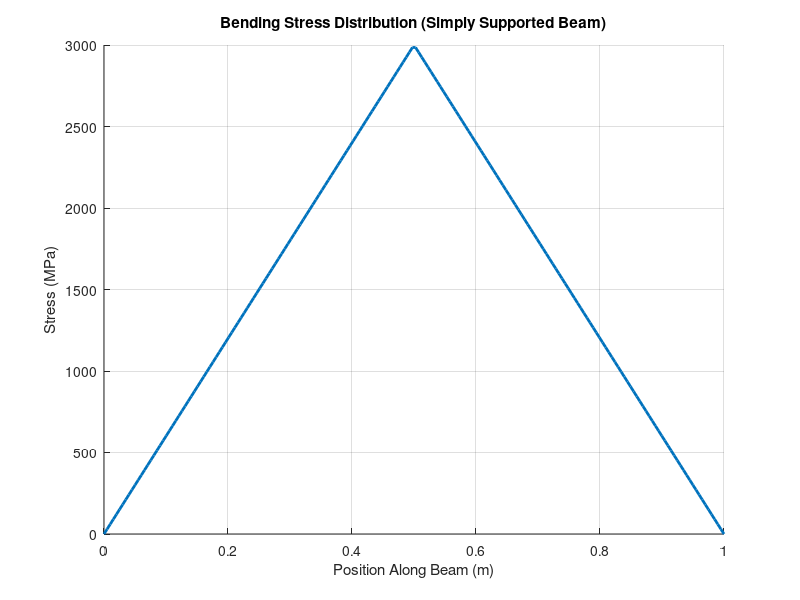

Write the MATLAB code that produced this figure. (Note: this script raises an error after producing the figure.)
L = 1; % Length (Meters)
P = 2000; % Load (Newtons)
b = 0.01; % Width (Meters)
h = 0.01; % Height (Meters)
E = 2e11; % Young's Modulus of Steel (Pascals)
n = 200; % Number of Points Across the Beam

I = (b * h^3) / 12; % Moment of Inertia (Rectangular Cross-Section) (Meters^4)

c = h/2; % Distance to Outer Fiber (Meters)

% R1 + R2 should equal P due to equilibrium
R1 = P/2;
R2 = P/2;

% Vector of n positions along the beam
x = linspace(0, L, n); 

% Compute bending moment M(x) along the beam
M = zeros(1, n);
for i = 1:n
    if x(i) <= L/2
        M(i) = R1 * x(i); % Moment from left support (before load at center)
    else
        M(i) = R2 * (L - x(i)); % Moment decreasing toward right support (after load)
    end
end

% Compute bending stress distribution along the beam (outer fiber)
% Using magnitude only to simplify the model and clearly verify correctness
% (Will change later
sigma = (abs(M) * c) / I; % Pascals

% Converting Sigma From Pascals to MPa
stress_MPa = sigma / 1e6;

% Typical yield strength of steel
sigma_yield = 250; % MPa

% Plotting
figure;
hold on
plot(x, stress_MPa, 'LineWidth', 2);
title ('Bending Stress Distribution (Simply Supported Beam)');
xlabel('Position Along Beam (m)');
ylabel('Stress (MPa)');
grid on;

% Highlight the yield strength line for comparison
yline(sigma_yield, '--r', 'Yield', 'LineWidth', 1.5);
legend('Bending Stress', 'Location', 'Best');

% Display maximum bending stress and its position
[sigma_max, idx_max] = max(stress_MPa);
x_max = x(idx_max);
plot(x_max, sigma_max, 'ko', 'MarkerFaceColor', 'k', 'DisplayName', 'Max Stress');

% Finding Abolute Max on Graph
text(x_max, sigma_max, sprintf('Max = %.1f MPa', sigma_max), 'VerticalAlignment', 'top', 'HorizontalAlignment', 'center');

legend('Bending Stress', 'Yield Strength', 'Max Stress', 'Location', 'Best');

% Gives Space Above Max Stress Level to Better View Data
ylim([0 max(stress_MPa) * 1.12]);

hold off

% V2: Deflection Analysis (Simply Supported Beam with Center Load) 

EI = E * I; % Flexural rigidity (beam stiffness)

v = zeros(1,n); % Deflection at each position along the beam (Meters)

for i = 1:n
    if x(i) <= L/2
        v(i) = (P * x(i) * (3 * L^2 - 4 * x(i)^2)) / (48 * EI);
    else
        v(i) = (P * (L - x(i)) * (3 * L^2 - 4 * (L - x(i))^2)) / (48 * EI);
    end
end

v = -v; % To make downward deflection negative
v_mm = abs(v) * 1000; % Convert Deflection to mm

figure;
hold on;
plot(x, v_mm, 'LineWidth', 2);
title('Deflection Profile of a Simply Supported Beam Under Center Load');
xlabel('Position Along Beam (m)');
ylabel('Deflection Magnitude (mm)');

yline(0, '--k'); % Reference line to make deflection easier to read

% Find maximum deflection point
[v_max, idx_max] = max(v_mm);
x_max = x(idx_max);

plot (x_max, v_max, 'ko', 'MarkerFaceColor', 'k');
text(x_max, v_max, sprintf(' Peak = %.1f mm', v_max), 'VerticalAlignment', 'bottom', 'HorizontalAlignment', 'center');

% Resize frame of figure
xlim([0 L]);
ylim([0 max(v_mm) * 1.1]);

legend('Deflection', 'Peak Deflection', 'Location', 'best');

grid on;
hold off;
